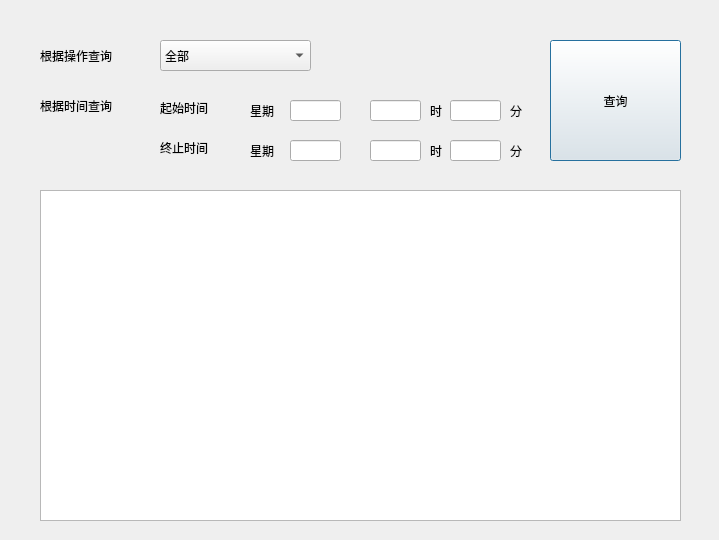
<?xml version="1.0" encoding="UTF-8"?>
<ui version="4.0">
 <class>Log_search</class>
 <widget class="QDialog" name="Log_search">
  <property name="geometry">
   <rect>
    <x>0</x>
    <y>0</y>
    <width>719</width>
    <height>540</height>
   </rect>
  </property>
  <property name="windowTitle">
   <string>Dialog</string>
  </property>
  <widget class="QComboBox" name="comboBox">
   <property name="geometry">
    <rect>
     <x>160</x>
     <y>40</y>
     <width>151</width>
     <height>31</height>
    </rect>
   </property>
   <item>
    <property name="text">
     <string>全部</string>
    </property>
   </item>
   <item>
    <property name="text">
     <string>搜索地点</string>
    </property>
   </item>
   <item>
    <property name="text">
     <string>搜索附近</string>
    </property>
   </item>
   <item>
    <property name="text">
     <string>两点寻路</string>
    </property>
   </item>
   <item>
    <property name="text">
     <string>多点寻路</string>
    </property>
   </item>
   <item>
    <property name="text">
     <string>切换沙河地图</string>
    </property>
   </item>
   <item>
    <property name="text">
     <string>切换跨校区地图</string>
    </property>
   </item>
   <item>
    <property name="text">
     <string>切换本部地图</string>
    </property>
   </item>
   <item>
    <property name="text">
     <string>设置时间</string>
    </property>
   </item>
   <item>
    <property name="text">
     <string>设置速度</string>
    </property>
   </item>
   <item>
    <property name="text">
     <string>前往教室</string>
    </property>
   </item>
   <item>
    <property name="text">
     <string>查看地点</string>
    </property>
   </item>
   <item>
    <property name="text">
     <string>模糊搜索</string>
    </property>
   </item>
   <item>
    <property name="text">
     <string/>
    </property>
   </item>
  </widget>
  <widget class="QLabel" name="label">
   <property name="geometry">
    <rect>
     <x>40</x>
     <y>40</y>
     <width>101</width>
     <height>31</height>
    </rect>
   </property>
   <property name="text">
    <string>根据操作查询</string>
   </property>
  </widget>
  <widget class="QLabel" name="label_2">
   <property name="geometry">
    <rect>
     <x>40</x>
     <y>90</y>
     <width>101</width>
     <height>31</height>
    </rect>
   </property>
   <property name="text">
    <string>根据时间查询</string>
   </property>
  </widget>
  <widget class="QLineEdit" name="le_begin_w">
   <property name="geometry">
    <rect>
     <x>290</x>
     <y>100</y>
     <width>51</width>
     <height>21</height>
    </rect>
   </property>
  </widget>
  <widget class="QLineEdit" name="le_begin_h">
   <property name="geometry">
    <rect>
     <x>370</x>
     <y>100</y>
     <width>51</width>
     <height>21</height>
    </rect>
   </property>
  </widget>
  <widget class="QLineEdit" name="le_begin_m">
   <property name="geometry">
    <rect>
     <x>450</x>
     <y>100</y>
     <width>51</width>
     <height>21</height>
    </rect>
   </property>
  </widget>
  <widget class="QLineEdit" name="le_end_m">
   <property name="geometry">
    <rect>
     <x>450</x>
     <y>140</y>
     <width>51</width>
     <height>21</height>
    </rect>
   </property>
  </widget>
  <widget class="QLineEdit" name="le_end_h">
   <property name="geometry">
    <rect>
     <x>370</x>
     <y>140</y>
     <width>51</width>
     <height>21</height>
    </rect>
   </property>
  </widget>
  <widget class="QLineEdit" name="le_end_w">
   <property name="geometry">
    <rect>
     <x>290</x>
     <y>140</y>
     <width>51</width>
     <height>21</height>
    </rect>
   </property>
  </widget>
  <widget class="QLabel" name="label_3">
   <property name="geometry">
    <rect>
     <x>160</x>
     <y>100</y>
     <width>60</width>
     <height>16</height>
    </rect>
   </property>
   <property name="text">
    <string>起始时间</string>
   </property>
  </widget>
  <widget class="QLabel" name="label_4">
   <property name="geometry">
    <rect>
     <x>160</x>
     <y>140</y>
     <width>60</width>
     <height>16</height>
    </rect>
   </property>
   <property name="text">
    <string>终止时间</string>
   </property>
  </widget>
  <widget class="QTextBrowser" name="textBrowser">
   <property name="geometry">
    <rect>
     <x>40</x>
     <y>190</y>
     <width>641</width>
     <height>331</height>
    </rect>
   </property>
  </widget>
  <widget class="QPushButton" name="pushButton">
   <property name="geometry">
    <rect>
     <x>550</x>
     <y>40</y>
     <width>131</width>
     <height>121</height>
    </rect>
   </property>
   <property name="text">
    <string>查询</string>
   </property>
  </widget>
  <widget class="QLabel" name="label_5">
   <property name="geometry">
    <rect>
     <x>250</x>
     <y>100</y>
     <width>31</width>
     <height>21</height>
    </rect>
   </property>
   <property name="text">
    <string>星期</string>
   </property>
  </widget>
  <widget class="QLabel" name="label_6">
   <property name="geometry">
    <rect>
     <x>250</x>
     <y>140</y>
     <width>31</width>
     <height>21</height>
    </rect>
   </property>
   <property name="text">
    <string>星期</string>
   </property>
  </widget>
  <widget class="QLabel" name="label_7">
   <property name="geometry">
    <rect>
     <x>430</x>
     <y>100</y>
     <width>21</width>
     <height>21</height>
    </rect>
   </property>
   <property name="text">
    <string>时</string>
   </property>
  </widget>
  <widget class="QLabel" name="label_8">
   <property name="geometry">
    <rect>
     <x>430</x>
     <y>140</y>
     <width>21</width>
     <height>21</height>
    </rect>
   </property>
   <property name="text">
    <string>时</string>
   </property>
  </widget>
  <widget class="QLabel" name="label_9">
   <property name="geometry">
    <rect>
     <x>510</x>
     <y>100</y>
     <width>21</width>
     <height>21</height>
    </rect>
   </property>
   <property name="text">
    <string>分</string>
   </property>
  </widget>
  <widget class="QLabel" name="label_10">
   <property name="geometry">
    <rect>
     <x>510</x>
     <y>140</y>
     <width>21</width>
     <height>21</height>
    </rect>
   </property>
   <property name="text">
    <string>分</string>
   </property>
  </widget>
 </widget>
 <resources/>
 <connections/>
</ui>
